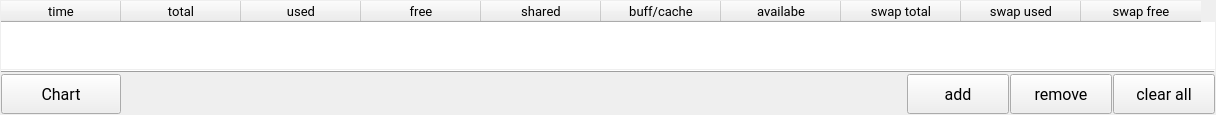
      <widget class="QWidget" name="pgMemory">
       <layout class="QVBoxLayout" name="verticalLayout_3">
        <property name="spacing">
         <number>1</number>
        </property>
        <property name="leftMargin">
         <number>1</number>
        </property>
        <property name="topMargin">
         <number>1</number>
        </property>
        <property name="rightMargin">
         <number>1</number>
        </property>
        <property name="bottomMargin">
         <number>1</number>
        </property>
        <item>
         <widget class="QTableWidget" name="tablewMemoryOverview">
          <property name="font">
           <font>
            <family>Roboto</family>
            <pointsize>10</pointsize>
            <kerning>false</kerning>
           </font>
          </property>
          <property name="frameShape">
           <enum>QFrame::NoFrame</enum>
          </property>
          <property name="frameShadow">
           <enum>QFrame::Raised</enum>
          </property>
          <property name="sizeAdjustPolicy">
           <enum>QAbstractScrollArea::AdjustToContents</enum>
          </property>
          <property name="editTriggers">
           <set>QAbstractItemView::NoEditTriggers</set>
          </property>
          <property name="alternatingRowColors">
           <bool>true</bool>
          </property>
          <property name="selectionMode">
           <enum>QAbstractItemView::MultiSelection</enum>
          </property>
          <property name="selectionBehavior">
           <enum>QAbstractItemView::SelectRows</enum>
          </property>
          <property name="textElideMode">
           <enum>Qt::ElideMiddle</enum>
          </property>
          <property name="sortingEnabled">
           <bool>true</bool>
          </property>
          <attribute name="horizontalHeaderVisible">
           <bool>true</bool>
          </attribute>
          <attribute name="horizontalHeaderCascadingSectionResizes">
           <bool>true</bool>
          </attribute>
          <attribute name="horizontalHeaderMinimumSectionSize">
           <number>50</number>
          </attribute>
          <attribute name="horizontalHeaderDefaultSectionSize">
           <number>120</number>
          </attribute>
          <attribute name="horizontalHeaderHighlightSections">
           <bool>true</bool>
          </attribute>
          <attribute name="horizontalHeaderShowSortIndicator" stdset="0">
           <bool>true</bool>
          </attribute>
          <attribute name="horizontalHeaderStretchLastSection">
           <bool>false</bool>
          </attribute>
          <attribute name="verticalHeaderVisible">
           <bool>false</bool>
          </attribute>
          <column>
           <property name="text">
            <string>time</string>
           </property>
          </column>
          <column>
           <property name="text">
            <string notr="true">total</string>
           </property>
          </column>
          <column>
           <property name="text">
            <string notr="true">used</string>
           </property>
          </column>
          <column>
           <property name="text">
            <string notr="true">free</string>
           </property>
          </column>
          <column>
           <property name="text">
            <string notr="true">shared</string>
           </property>
          </column>
          <column>
           <property name="text">
            <string notr="true">buff/cache</string>
           </property>
          </column>
          <column>
           <property name="text">
            <string notr="true">availabe</string>
           </property>
          </column>
          <column>
           <property name="text">
            <string notr="true">swap total</string>
           </property>
          </column>
          <column>
           <property name="text">
            <string notr="true">swap used</string>
           </property>
          </column>
          <column>
           <property name="text">
            <string notr="true">swap free</string>
           </property>
          </column>
         </widget>
        </item>
        <item>
         <widget class="Line" name="line_6">
          <property name="frameShadow">
           <enum>QFrame::Raised</enum>
          </property>
          <property name="orientation">
           <enum>Qt::Horizontal</enum>
          </property>
         </widget>
        </item>
        <item>
         <layout class="QHBoxLayout" name="horizontalLayout_7">
          <item>
           <widget class="QPushButton" name="btnShowMemoryChart">
            <property name="minimumSize">
             <size>
              <width>120</width>
              <height>40</height>
             </size>
            </property>
            <property name="maximumSize">
             <size>
              <width>120</width>
              <height>40</height>
             </size>
            </property>
            <property name="font">
             <font>
              <family>Roboto</family>
              <pointsize>12</pointsize>
             </font>
            </property>
            <property name="text">
             <string>Chart</string>
            </property>
            <property name="icon">
             <iconset resource="resources.qrc">
              <normaloff>:/test/pictures/bar-chart-2.svg</normaloff>:/test/pictures/bar-chart-2.svg</iconset>
            </property>
           </widget>
          </item>
          <item>
           <spacer name="horizontalSpacer_2">
            <property name="orientation">
             <enum>Qt::Horizontal</enum>
            </property>
            <property name="sizeHint" stdset="0">
             <size>
              <width>40</width>
              <height>20</height>
             </size>
            </property>
           </spacer>
          </item>
          <item>
           <widget class="QPushButton" name="btnAddRecordToMemoryTable">
            <property name="minimumSize">
             <size>
              <width>102</width>
              <height>40</height>
             </size>
            </property>
            <property name="maximumSize">
             <size>
              <width>102</width>
              <height>40</height>
             </size>
            </property>
            <property name="font">
             <font>
              <family>Roboto</family>
              <pointsize>12</pointsize>
             </font>
            </property>
            <property name="text">
             <string>add</string>
            </property>
            <property name="icon">
             <iconset resource="resources.qrc">
              <normaloff>:/test/pictures/plus-circle.svg</normaloff>:/test/pictures/plus-circle.svg</iconset>
            </property>
            <property name="iconSize">
             <size>
              <width>20</width>
              <height>20</height>
             </size>
            </property>
           </widget>
          </item>
          <item>
           <widget class="QPushButton" name="btnDelRecordFromMemoryTable">
            <property name="minimumSize">
             <size>
              <width>102</width>
              <height>40</height>
             </size>
            </property>
            <property name="maximumSize">
             <size>
              <width>102</width>
              <height>40</height>
             </size>
            </property>
            <property name="font">
             <font>
              <family>Roboto</family>
              <pointsize>12</pointsize>
             </font>
            </property>
            <property name="text">
             <string>remove</string>
            </property>
            <property name="icon">
             <iconset resource="resources.qrc">
              <normaloff>:/test/pictures/minus-circle.svg</normaloff>:/test/pictures/minus-circle.svg</iconset>
            </property>
            <property name="iconSize">
             <size>
              <width>20</width>
              <height>20</height>
             </size>
            </property>
           </widget>
          </item>
          <item>
           <widget class="QPushButton" name="btnClearMemoryTable">
            <property name="minimumSize">
             <size>
              <width>102</width>
              <height>40</height>
             </size>
            </property>
            <property name="maximumSize">
             <size>
              <width>102</width>
              <height>40</height>
             </size>
            </property>
            <property name="font">
             <font>
              <family>Roboto</family>
              <pointsize>12</pointsize>
             </font>
            </property>
            <property name="text">
             <string>clear all</string>
            </property>
            <property name="icon">
             <iconset resource="resources.qrc">
              <normaloff>:/test/pictures/trash-2.svg</normaloff>:/test/pictures/trash-2.svg</iconset>
            </property>
            <property name="iconSize">
             <size>
              <width>20</width>
              <height>20</height>
             </size>
            </property>
           </widget>
          </item>
         </layout>
        </item>
       </layout>
      </widget>
